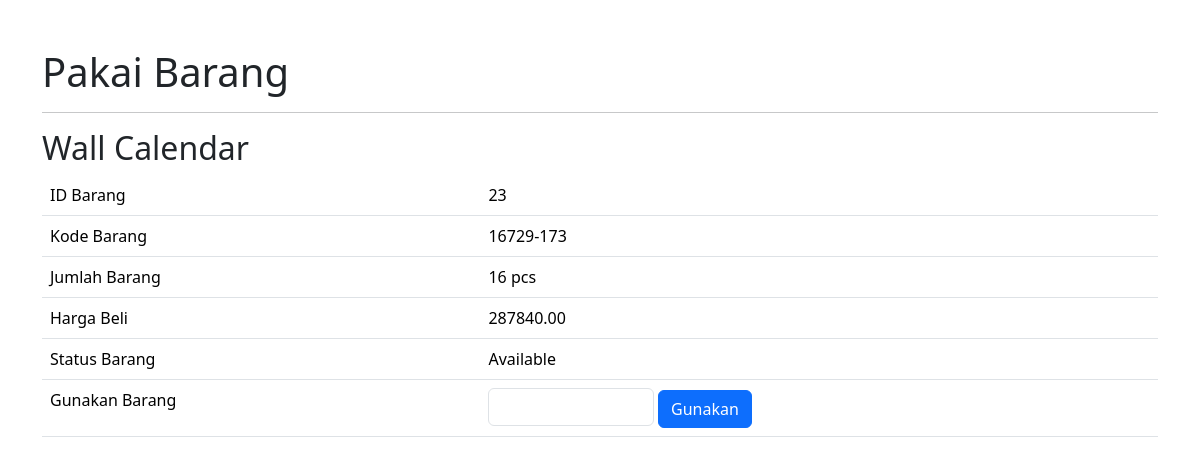
Page /pakai_barang.php?id_barang=23 on the committed database.
### tables this page shows
CREATE TABLE `tb_inventory` (
  `id_barang` int(11) NOT NULL,
  `kode_barang` varchar(20) NOT NULL,
  `nama_barang` varchar(50) NOT NULL,
  `jumlah_barang` int(11) NOT NULL,
  `satuan_barang` varchar(20) NOT NULL,
  `harga_beli` double(20,2) NOT NULL,
  `status_barang` tinyint(1) NOT NULL
);

### pakai_barang.php (the view, shortened to what this page needs)
<?php
require_once "koneksi.php";
$select_sql = "SELECT * FROM tb_inventory WHERE id_barang=$_GET[id_barang]";
$result_select = $conn->query($select_sql);
?>
<!DOCTYPE html>
<html lang="en">
<head>
    <link href="https://cdn.jsdelivr.net/npm/bootstrap@5.3.6/dist/css/bootstrap.min.css" rel="stylesheet">
    <link rel="stylesheet" href="https://cdn.jsdelivr.net/npm/bootstrap-icons@1.13.1/font/bootstrap-icons.min.css">
</head>
<body>
    <?php while($row = $result_select->fetch_assoc()):?>
    <main class="container mt-5">
        <h1>Pakai Barang</h1>
        <hr>
        <h2><?= $row['nama_barang']; ?></h2>
        <table class="table">
            <tr>
                <td>ID Barang</td>
                <td><?=$row['id_barang'];?></td>
            </tr>
            <tr>
                <td>Kode Barang</td>
                <td><?=$row['kode_barang'];?></td>
            </tr>
            <tr>
                <td>Jumlah Barang</td>
                <td><?php echo "$row[jumlah_barang] $row[satuan_barang]";?></td>
            </tr>
            <tr>
                <td>Harga Beli</td>
                <td><?php echo "$row[harga_beli]";?></td>
            </tr>
            <tr>
                <td>Status Barang</td>
                <td>
                    <?php if($row['status_barang']==1):?>
                        <span>Available</span>
                    <?php else: ?>
                        <span>Not Available</span>
                    <?php endif;?>
                </td>
            </tr>
            <tr>
                <td>Gunakan Barang</td>
                <td>
                    <?php if($row['status_barang']==1):?>
                    <form action="proses/proses_pakai_barang.php" method="post">
                        <input required name="jumlah_pakai" type="number" min="1" max="<?=$row['jumlah_barang'];?>" class="form-control w-25 d-inline-block">
                        <input type="submit" class="btn btn-primary" value="Gunakan">
                    </form>
                    <?php else: ?>
                        <p class="alert alert-danger">Barang tidak tersedia</p>
                    <?php endif;?>
                </td>
            </tr>
        </table>
    </main>
    <?php endwhile;?>
</body>
</html>

### rows in the picture
tb_inventory: nama_barang "Wall Calendar", id_barang "23", kode_barang "16729-173", jumlah_barang "16", satuan_barang "pcs", harga_beli "287840.00", status_barang "Available"
